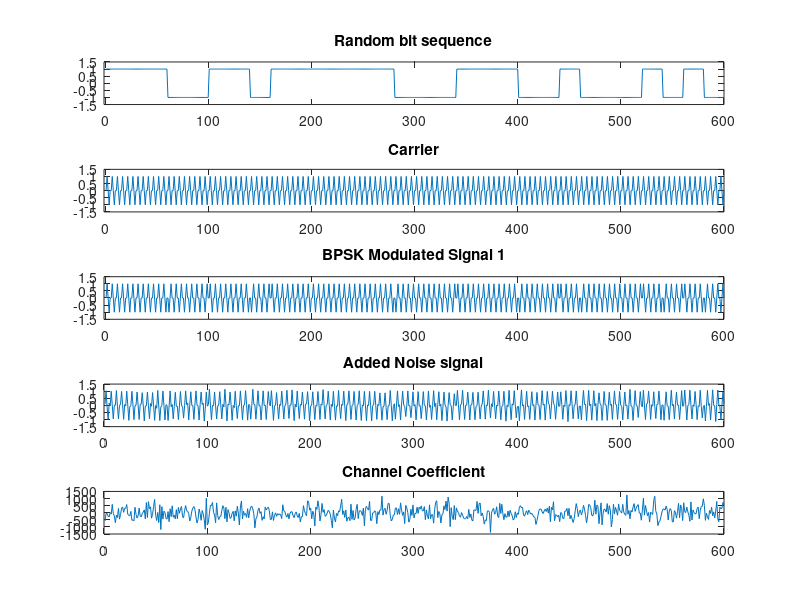
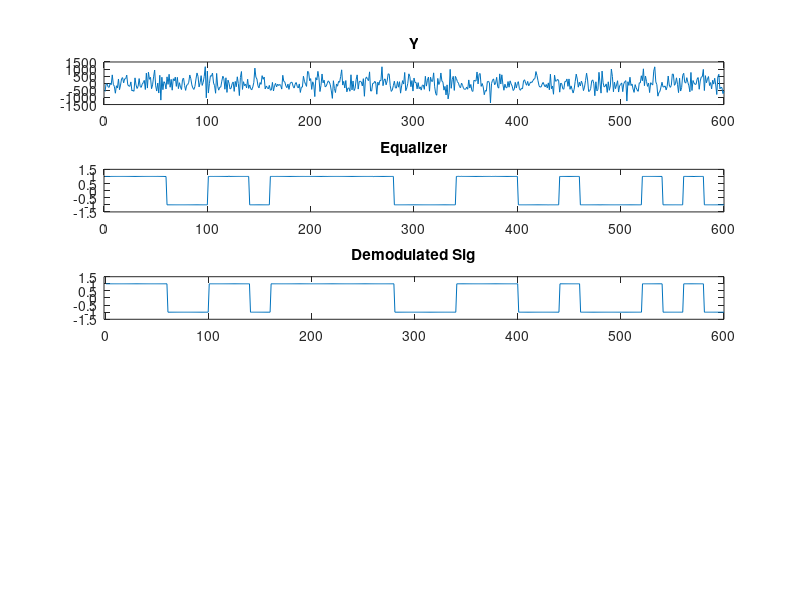

Recreate these plots in MATLAB, in order.

clc;
clear all;
close all;
b=round(rand(1,30));
signal=[];
for k=1:30
    if b(1,k)==0
        sig=-ones(1,20);
    else
        sig=ones(1,20);
    end
    signal=[signal sig];
end
subplot(5,1,1);
plot(signal);
axis([-1 600 -1.5 1.5]);
title('Random bit sequence');
d1=round(rand(1,120));
carrier=[];
t=[0:2*pi/4:2*pi];
for k=1:120
    if d1(1,k)==0
        sig=-ones(1,5);
    else
        sig=ones(1,5);
    end
    c=sin(t);
    carrier=[carrier c];
end
subplot(5,1,2);
plot(carrier);
axis([-1 600 -1.5 1.5]);
title('Carrier');
bpsk_sig=signal.*carrier;
subplot(5,1,3);
plot(bpsk_sig);
axis([-1 600 -1.5 1.5]);
title('BPSK Modulated Signal 1');
snr_in_dbs=20;
L= length(bpsk_sig);
SNR = 10^(snr_in_dbs/10); 
Esym=sum(abs((bpsk_sig).^2)/(L)); 
N0=Esym/SNR;
noiseSigma = sqrt(N0);
n = noiseSigma*randn(1,L);
received_sig=bpsk_sig+n;
subplot(5,1,4);
plot(received_sig);
title('Added Noise signal');
%N=length(received_sig);
for i=1:L
    h=(1/(sqrt(2)))*(randn(1,L)+i*randn(1,L));
end
subplot(5,1,5);
plot(h);
title('Channel Coefficient')
figure
y=h.*signal+n;
subplot(5,1,1);
plot(y);
title('Y');
eq=y./h;
subplot(5,1,2);
plot(eq);
title('Equalizer');
r1=eq;
demod_sig=[];
for i=1:600
    if r1(i)>=0
        r2=1;
    else
        r2=-1;
    end
    demod_sig=[demod_sig r2];
end
subplot(5,1,3);
plot(demod_sig);
axis([-1 600 -1.5 1.5]);
title('Demodulated Sig');
